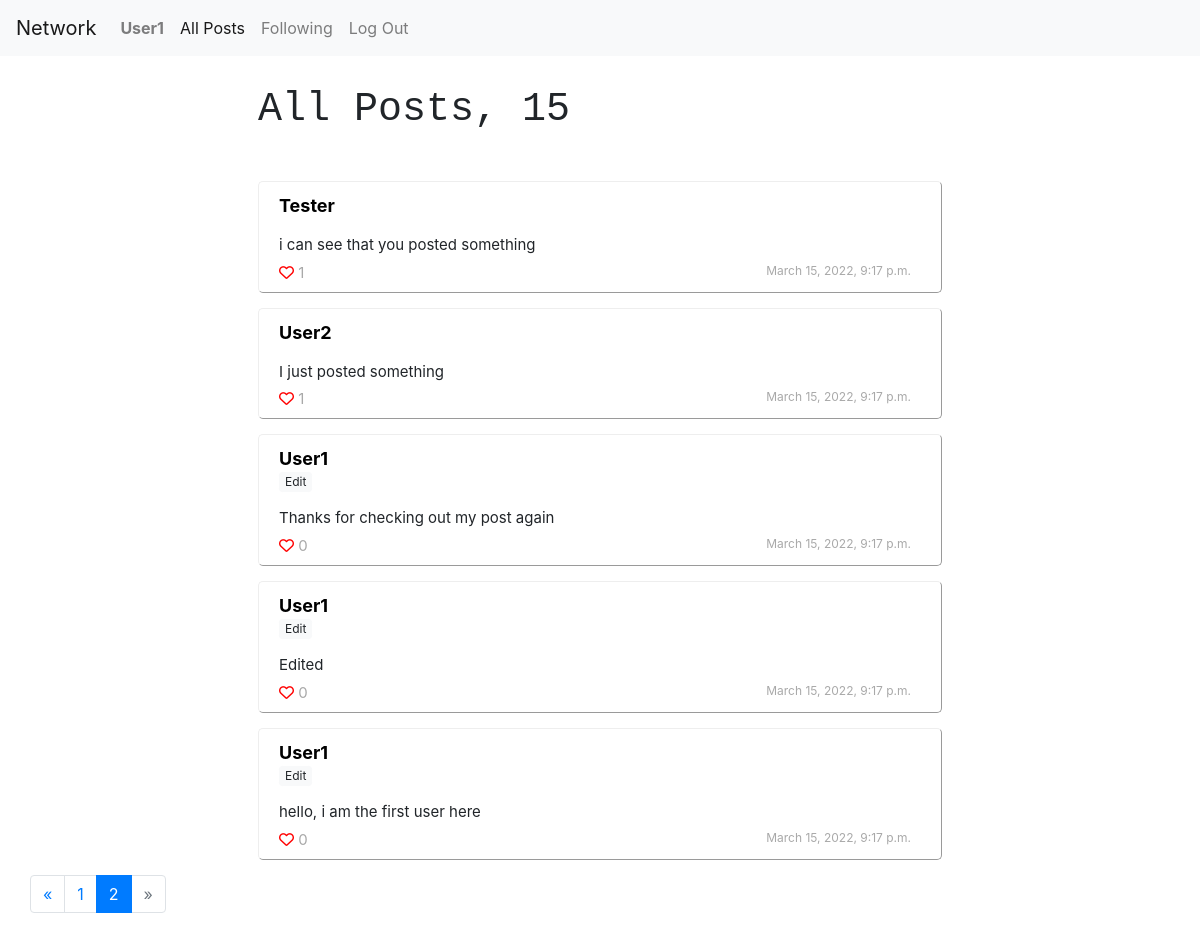
Before: /all_posts?page=2 (signed in) with the older database file.
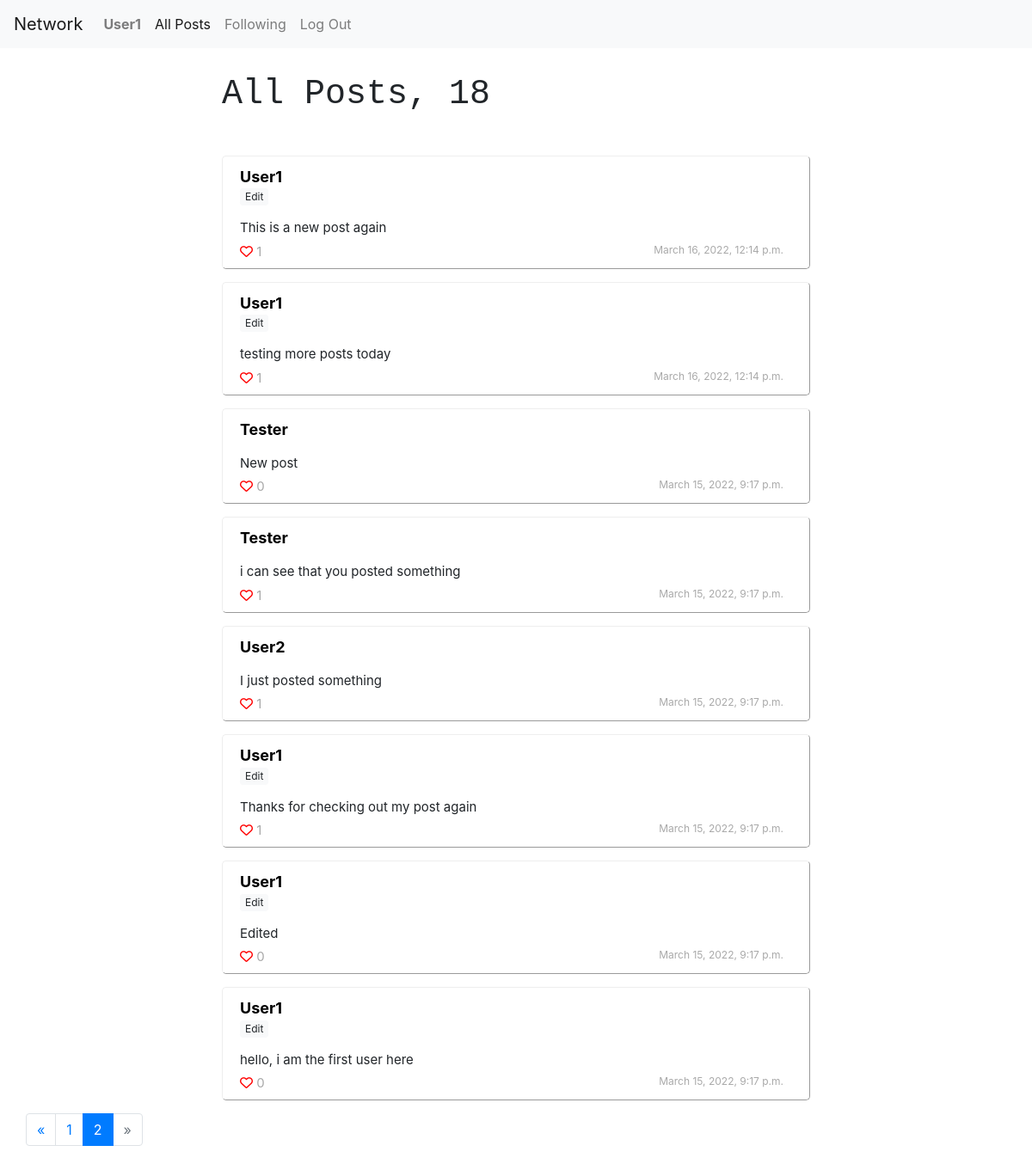
After: the same page with the newer database file.
### network/models.py (models this page shows, shortened)
class Posts(models.Model):
    content = models.CharField(max_length=200)
    poster = models.ForeignKey(User, on_delete=models.CASCADE, related_name="posts")
    likes = models.IntegerField(default=0)
    date = models.DateTimeField(default=timezone.now())
    likers = models.ManyToManyField(User, blank=True, related_name="posts_liked")

class User(AbstractUser, models.Model):
    followings = models.ManyToManyField('self', related_name="followers", symmetrical=False)

### network/views.py (the view)
# urls.py: path("all_posts", views.all_posts, name="all_posts"),
def all_posts(request):
    user = request.user
    if user.is_authenticated:
        posts = Posts.objects.all().order_by("-id")
        posts_count = posts.count()
        current_page = request.GET.get('page', 1)
        page = paginate(posts, current_page)
        return render(request, "network/allposts.html", {
            "user": user,
            "posts": page,
            "posts_count": posts_count
            })
    else:
        return HttpResponseRedirect(reverse("login"))

### network/templatetags/load_functions.py (called while the page is built)
@register.filter
def likers(postid):
	post = Posts.objects.filter(id=postid)[0]
	return post.likers.all()

### network/views.py (called while the page is built)
def paginate(posts, current_page):
    paginator = Paginator(posts, 10)
    try:
        page = paginator.page(current_page)
    except PageNotAnInteger:
        page = paginator.page(1)
    except EmptyPage:
        page = paginator.page(paginator.num_pages)
    return page

### network/templates/network/allposts.html
{% extends "network/layout.html" %}
{% block allposts %}
    active
{% endblock %}
{% block body %}
{% load load_functions %}
     {% if user.is_authenticated %}
    <div class="followboard">
        <h1> All Posts, {{ posts_count}}</h1>
    </div>
    <div class="postcontainer">
        <br>
        {% for post in posts %}
        <div class="posts  {%if post.poster.id == user.id%} mypost{% endif %}" >
            <div class="posthead">
                <div class="poster">
                    <a class="postername {%if post.poster.id == user.id%} me{% endif %}" href="{% url 'user' post.poster.username %}"> {{post.poster.username.capitalize}}</a>
                    <div class="edit">
                        {% if post.poster.id == user.id %}
                        <button class="editlink btn btn-light btn-sm btn-sml" style="font-size: 12px; padding: 0px 5px;"> Edit </button>
                        {% endif %}
                        </div>
                </div><div id ="postdiv{{post.id}}" class="postcontent" data-postid="{{post.id}}">
                    <a> {{post.content.capitalize}}</a>
                </div>
            </div>
            <div class="postbody">
                <div class="like">
                    <span class="likebutton" data-userid="{{user.id}}" data-postid={{post.id}}>
                        {% if user in post.id|likers %}
                        <i class="fa-solid fa-heart"></i>
                        {% else %}
                        <i class="far fa-heart"></i>
                        {% endif %}
                    </span><a class="postlikesnum" style="color: darkgrey"> {{post.likes}}</a>
                </div>
                <div class="date">
                    {{post.date}}
                </div>
            </div>
          </div>
        {% empty %}
        <h3> No Posts</h3>
        {% endfor %}
    </div>
    {% if posts.has_other_pages %}
    <ul class="pagination">
    {% if posts.has_previous %}
      <li class="page-item">
        <a class="page-link" href="?page={{posts.previous_page_number}}" aria-label="Previous">&laquo;</a>
    </li>
    {% else %}
      <li class="page-item disabled"><span class="page-link">&laquo;</span></li>
    {% endif %}
    {% for i in posts.paginator.page_range %}
      {% if posts.number == i %}
        <li class="page-item active"><span class="page-link">{{ i }} <span class="sr-only">(current)</span></span></li>
      {% else %}
        <li class="page-item"><a class="page-link" href="?page={{ i }}">{{ i }}</a></li>
      {% endif %}
    {% endfor %}
    {% if posts.has_next %}
      <li class="page-item"><a class="page-link" href="?page={{ posts.next_page_number }}">&raquo;</a></li>
    {% else %}
      <li class="page-item disabled"><span class="page-link">&raquo;</span></li>
    {% endif %}
    </ul>
    {% endif %}
      {% endif %}
{% endblock %}

Changed rows visible on the page:
now on this page (row edited): Posts: poster.username "User1", shows "Edit", content "This is a new post again", likes "1", date "March 16, 2022, 12:14 p.m."
now on this page (row edited): Posts: poster.username "User1", shows "Edit", content "testing more posts today", likes "1", date "March 16, 2022, 12:14 p.m."
now on this page (row unchanged): Posts: poster.username "Tester", content "New post", likes "0", date "March 15, 2022, 9:17 p.m."
changed Posts "Thanks for checking out my post again": likes "0" → "1"
Other visible differences:
{{ posts_count }}: "15" → "18"
